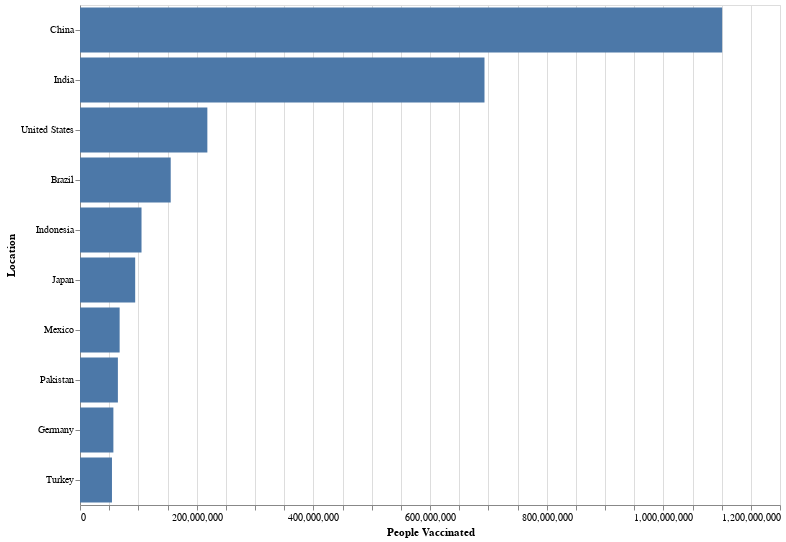

Notebook code for this chart:
### Code cell
plot_bars(people_vaccinated_by_countries, 'People Vaccinated:Q', 'Location:O', plot_type='people_vaccinated', k=10)

### Figure 1 — Vega-Lite specification as saved in the notebook (floating-point values rounded to 4 significant figures)
{"config": {"view": {"continuousWidth": 400, "continuousHeight": 300}}, "data": {"name": "data-dfdf940a64c9ee65326d8660ea019294"}, "mark": "bar", "encoding": {"tooltip": [{"type": "nominal", "field": "Collection Date"}, {"type": "quantitative", "field": "Population"}, {"type": "nominal", "field": "Location"}, {"type": "quantitative", "field": "People Vaccinated"}], "x": {"type": "quantitative", "field": "People Vaccinated"}, "y": {"type": "ordinal", "field": "Location", "sort": null}}, "height": 500, "width": 700, "$schema": "https://vega.github.io/schema/vega-lite/v4.8.1.json", "datasets": {"data-dfdf940a64c9ee65326d8660ea019294": [{"Location": "China", "Collection Date": "2021-09-18", "Total Vaccinations": 2174000000.0, "People Vaccinated": 1101000000.0, "People Fully Vaccinated": 1022000000.0, "Population": 1444000000.0, "Percentage Fully Vaccinated": 70.78}, {"Location": "India", "Collection Date": "2021-10-15", "Total Vaccinations": 971200000.0, "People Vaccinated": 693400000.0, "People Fully Vaccinated": 277700000.0, "Population": 1393000000.0, "Percentage Fully Vaccinated": 19.93}, {"Location": "United States", "Collection Date": "2021-10-15", "Total Vaccinations": 406600000.0, "People Vaccinated": 218300000.0, "People Fully Vaccinated": 188700000.0, "Population": 332900000.0, "Percentage Fully Vaccinated": 56.67}, {"Location": "Brazil", "Collection Date": "2021-10-15", "Total Vaccinations": 254500000.0, "People Vaccinated": 155500000.0, "People Fully Vaccinated": 103800000.0, "Population": 214000000.0, "Percentage Fully Vaccinated": 48.49}, {"Location": "Indonesia", "Collection Date": "2021-10-15", "Total Vaccinations": 166900000.0, "People Vaccinated": 105500000.0, "People Fully Vaccinated": 61400000.0, "Population": 276400000.0, "Percentage Fully Vaccinated": 22.22}, {"Location": "Japan", "Collection Date": "2021-10-14", "Total Vaccinations": 178300000.0, "People Vaccinated": 94600000.0, "People Fully Vaccinated": 83660000.0, "Population": 126100000.0, "Percentage Fully Vaccinated": 66.37}, {"Location": "Mexico", "Collection Date": "2021-10-14", "Total Vaccinations": 110600000.0, "People Vaccinated": 67960000.0, "People Fully Vaccinated": 50770000.0, "Population": 130300000.0, "Percentage Fully Vaccinated": 38.98}, {"Location": "Pakistan", "Collection Date": "2021-10-12", "Total Vaccinations": 93550000.0, "People Vaccinated": 64950000.0, "People Fully Vaccinated": 34810000.0, "Population": 225200000.0, "Percentage Fully Vaccinated": 15.46}, {"Location": "Germany", "Collection Date": "2021-10-15", "Total Vaccinations": 109900000.0, "People Vaccinated": 57230000.0, "People Fully Vaccinated": 54660000.0, "Population": 83900000.0, "Percentage Fully Vaccinated": 65.15}, {"Location": "Turkey", "Collection Date": "2021-10-15", "Total Vaccinations": 113700000.0, "People Vaccinated": 54800000.0, "People Fully Vaccinated": 47120000.0, "Population": 85040000.0, "Percentage Fully Vaccinated": 55.41}]}}
